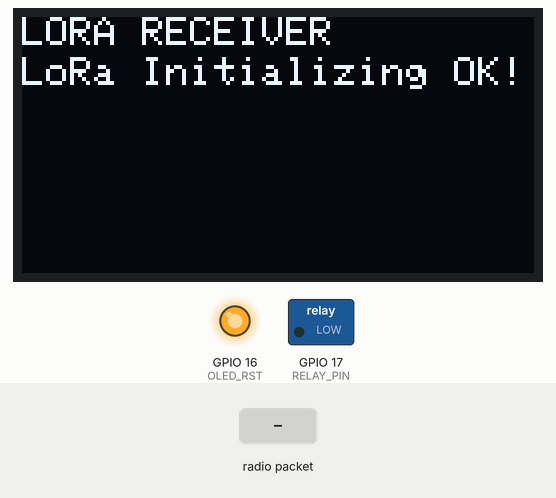
Simulated run of this sketch. Board: ESP32. Shown: 128×64 one-colour display, switched loads named in the sketch (green lamp = pin HIGH), output pins drawn as LEDs (lit = HIGH). Inputs (shaded band) come from the test bench. No radio packets arrive unless stated; what the sketch prints to the serial monitor is not drawn.

Above: at 1.3 s.
1.4 s: radio packet "1" arrives
At 3.4 s:
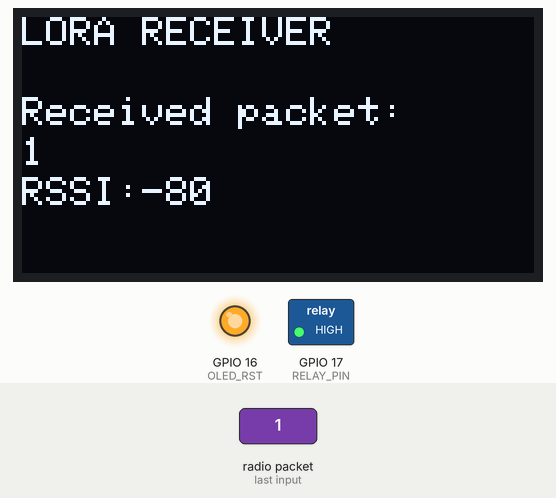
4.0 s: radio packet "Relay ON" arrives
At 5.4 s:
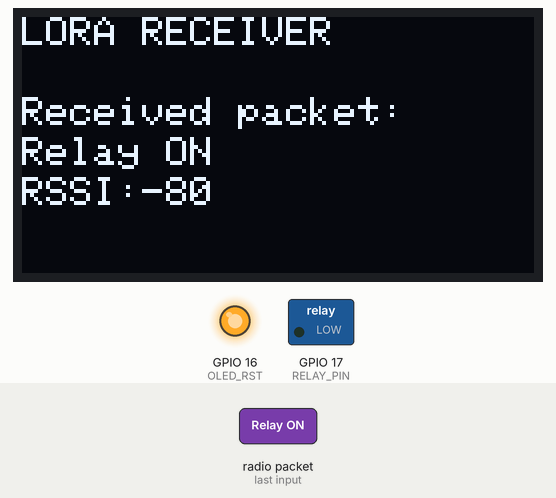
6.6 s: radio packet "0" arrives
At 8.6 s:
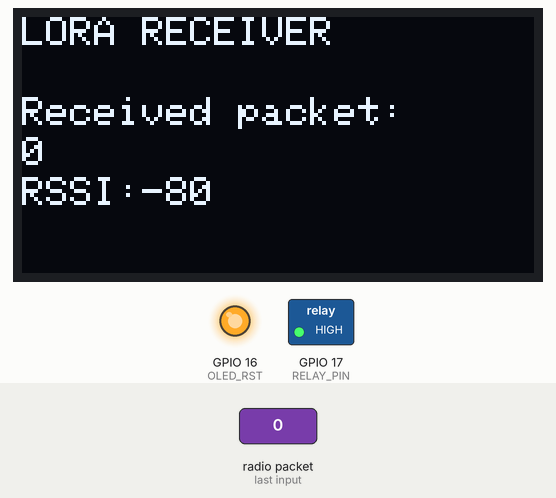
Timing chart, 0 to 10.1 s (numbered marks = the images above; inputs shaded):
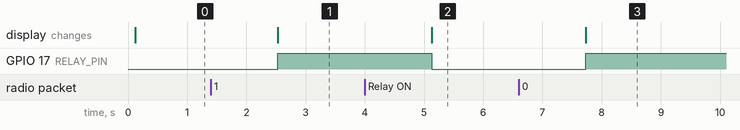

The sketch:

Heltec_Lora_v2_RF_Relay_Reciever.ino
```cpp
#include <SPI.h>
#include <LoRa.h>

//Libraries for OLED Display
#include <Wire.h>
#include <Adafruit_GFX.h>
#include <Adafruit_SSD1306.h>

//define the pins used by the LoRa transceiver module
#define SCK 5
#define MISO 19
#define MOSI 27
#define SS 18
#define RST 14
#define DIO0 26

//433E6 for Asia
//866E6 for Europe
//915E6 for North America
#define BAND 866E6
int RELAY_PIN = 17;
//OLED pins
#define OLED_SDA 4
#define OLED_SCL 15
#define OLED_RST 16
#define SCREEN_WIDTH 128 // OLED display width, in pixels
#define SCREEN_HEIGHT 64 // OLED display height, in pixels

Adafruit_SSD1306 display(SCREEN_WIDTH, SCREEN_HEIGHT, &Wire, OLED_RST);

String LoRaData;

void setup() {
  //initialize Serial Monitor
  Serial.begin(115200);
 pinMode(RELAY_PIN, OUTPUT);

  //reset OLED display via software
  pinMode(OLED_RST, OUTPUT);
  digitalWrite(OLED_RST, LOW);
  delay(20);
  digitalWrite(OLED_RST, HIGH);

  //initialize OLED
  Wire.begin(OLED_SDA, OLED_SCL);
  if(!display.begin(SSD1306_SWITCHCAPVCC, 0x3c, false, false)) { // Address 0x3C for 128x32
    Serial.println(F("SSD1306 allocation failed"));
    for(;;); // Don't proceed, loop forever
  }

  display.clearDisplay();
  display.setTextColor(WHITE);
  display.setTextSize(1);
  display.setCursor(0,0);
  display.print("LORA RECEIVER ");
  display.display();

  Serial.println("LoRa Receiver Test");

  //SPI LoRa pins
  SPI.begin(SCK, MISO, MOSI, SS);
  //setup LoRa transceiver module
  LoRa.setPins(SS, RST, DIO0);

  if (!LoRa.begin(BAND)) {
    Serial.println("Starting LoRa failed!");
    while (1);
  }
  Serial.println("LoRa Initializing OK!");
  display.setCursor(0,10);
  display.println("LoRa Initializing OK!");
  display.display();
}

void loop() {
  //try to parse packet
  int packetSize = LoRa.parsePacket();
  if (packetSize) {
    //received a packet
    Serial.print("Received packet ");

    //read packet
    while (LoRa.available()) {
      LoRaData = LoRa.readString();
      Serial.print(LoRaData);
    }


    delay(100);
    //print RSSI of packet
    int rssi = LoRa.packetRssi();
    Serial.print(" with RSSI ");
    Serial.println(rssi);

   // Dsiplay information
   display.clearDisplay();
   display.setCursor(0,0);
   display.print("LORA RECEIVER");
   display.setCursor(0,20);
   display.print("Received packet:");
   display.setCursor(0,30);
   display.print(LoRaData);
   display.setCursor(0,40);
   display.print("RSSI:");
   display.setCursor(30,40);
   display.print(rssi);
   display.display();

if (LoRaData == "Relay ON") {
      digitalWrite(RELAY_PIN, LOW);
    delay(100);
    } else {
      digitalWrite(RELAY_PIN, HIGH);

  }
}
  }
```

Measured:
- after the input at 1.4 s, GPIO 17 (RELAY_PIN): LOW → HIGH after 1.1 s; the display: first differs from a run without the input after 1.1 s (image 1)
- after the input at 4.0 s, GPIO 17 (RELAY_PIN): HIGH → LOW after 1.1 s; the display: first differs from a run without the input after 1.1 s (image 2)
- after the input at 6.6 s, GPIO 17 (RELAY_PIN): LOW → HIGH after 1.1 s; the display: first differs from a run without the input after 1.1 s (image 3)
